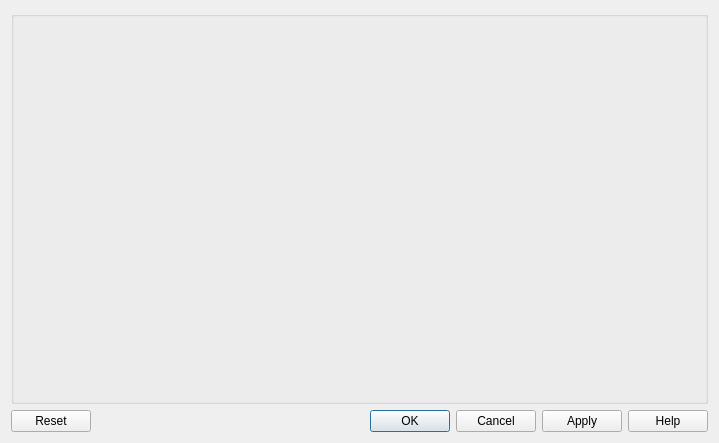
<?xml version="1.0" encoding="UTF-8"?>
<ui version="4.0">
 <class>RazorRandrConfiguration</class>
 <widget class="QDialog" name="RazorRandrConfiguration">
  <property name="geometry">
   <rect>
    <x>0</x>
    <y>0</y>
    <width>719</width>
    <height>443</height>
   </rect>
  </property>
  <property name="windowTitle">
   <string>RazorRandrConfiguration</string>
  </property>
  <layout class="QVBoxLayout" name="verticalLayoutRandrConfiguration">
   <item>
    <widget class="QGroupBox" name="verticalGroupBox">
     <layout class="QVBoxLayout" name="verticalLayout"/>
    </widget>
   </item>
   <item>
    <widget class="QDialogButtonBox" name="buttonBox">
     <property name="standardButtons">
      <set>QDialogButtonBox::Apply|QDialogButtonBox::Cancel|QDialogButtonBox::Help|QDialogButtonBox::Ok|QDialogButtonBox::Reset</set>
     </property>
    </widget>
   </item>
  </layout>
 </widget>
 <layoutdefault spacing="6" margin="11"/>
 <resources/>
 <connections/>
</ui>
